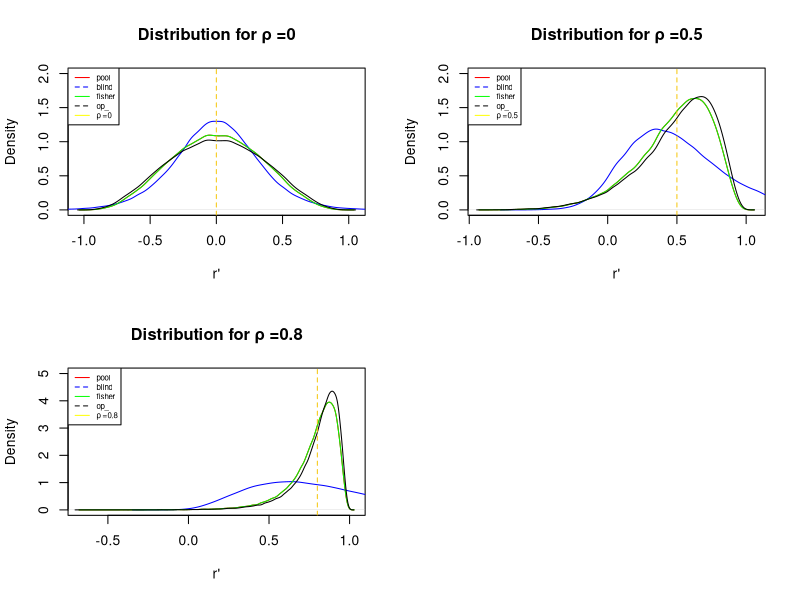

The R script that drew this image:


#### DISTRIBUTION FOR ESTIMATORS "####
##### different correlation (ρ=0, ρ=.5, ρ=.8)

######Distribution for ρ=0
set.seed(2653)
library(TeachingDemos)
library(MASS)
### K=nn is the sample size (10,50,200,1000)
k=10
################################## Etimating correlation 
COR.test <- function(nn=k,mu=c(0,0),sigma1=1,sigma2=1,rho=0.0,alp=0.05)
{
  Sigma<-matrix(c(sigma1^2,rho*sigma1*sigma2,rho*sigma1*sigma2,sigma2^2),2,2) 
  #we got problem when we replace rho by rho*sigma1*sigma2
  mvrn <- mvrnorm(nn,mu ,Sigma)
  x1 <- mvrn[,1]
  y1 <- mvrn[,2]
  
  corr<-cor(x1,y1)
  
  covar<-cov(x1,y1)
  
  
  #####r_pool#######
  r_pool<- cor(x1,y1)
  
  ####r_blind########
  r_blind<- cov(x1,y1)
  
  ######fisher####
  r_fisher<- tanh((1/2)*log((1+corr)/(1-corr)))
  
  ######r_OP###########
  r_OP<-corr+(corr)*((1-(corr)^2)/(2*(nn-3)))
  #print(corr)
  #print(covar)
  return (c(r_pool,r_blind,r_fisher,r_OP))
}
COR.test(nn=k,mu=c(0,0),sigma1=1,sigma2=1,rho=0.0,alp=0.05)


looptest <- function(loops=100000,nn=k,mu=c(0,0),sigma1=1,sigma2=1,rho=0.0,alp=0.05)
{
  restest <- matrix(0,loops,4)
  for(ii in 1:loops)
    restest[ii,] <-COR.test(nn=nn,mu=mu,sigma1=sigma1,sigma2=sigma2,rho=rho,alp=alp)    
  restest
}
looptest(loops=100000,nn=k,mu=c(0,0),sigma1=1,sigma2=1,rho=0.0,alp=0.05)
###then

corlooptest<-looptest(loops=100000,nn=k,mu=c(0,0),sigma1=1,sigma2=1,rho=0.0,alp=0.05)

pool <- corlooptest[,1]
blind <- corlooptest[,2]
fisher <- corlooptest[,3]
op <- corlooptest[,4]

par(mfrow = c(2,2))
# hist(pool  ,probability = 1,breaks = 20,xlim = c(-1,1),xlab = "r' ",main = paste("Pooled Estimate for ρ =0"))
# hist(blind ,probability = 1,breaks = 20,xlim = c(-1,1),xlab = "r' ",main = paste("Blind Estimate for ρ=0"))
# hist(fisher,probability = 1,breaks = 20,xlim = c(-1,1),xlab = "r' ",main = paste("Fisher Estimate for ρ=0"))
# hist(op    ,probability = 1,breaks = 20,xlim = c(-1,1),xlab = "r' ",main = paste("OP Estimate for ρ=0"))
#cbind(plot(density(pool),plot(density(blind)),plot(density(fisher)),plot(density(op))))

plot(density(pool),col="red",main = "Distribution for ρ =0",ylim=c(0,2) ,xlab ="r'")

lines(density(blind, adjust=1), type="l",col="blue")
lines(density(fisher, adjust=1), type="l",col="green")
lines(density(op, adjust=1), type="l",col="black")
abline(v =0.0, untf = FALSE,col=7,lty=2)
legend ("topleft",c("pool","blind","fisher","op_","ρ =0"),lwd=c(1,1),lty=1:2,col=c("red","blue","green","black","yellow"),cex =0.57)
##################################################################
#####################################################################


####Distribution for ρ=.5
COR.test <- function(nn=k,mu=c(0,0),sigma1=1,sigma2=1,rho=0.5,alp=0.05)
{
  Sigma<-matrix(c(sigma1^2,rho*sigma1*sigma2,rho*sigma1*sigma2,sigma2^2),2,2) 
  #we got problem when we replace rho by rho*sigma1*sigma2
  mvrn <- mvrnorm(nn,mu ,Sigma)
  x1 <- mvrn[,1]
  y1 <- mvrn[,2]
  
  corr<-cor(x1,y1)
  
  covar<-cov(x1,y1)
  
  
  #####r_pool#######
  r_pool<- cor(x1,y1)
  
  ####r_blind########
  r_blind<- cov(x1,y1)
  
  ######fisher####
  r_fisher<- tanh((1/2)*log((1+corr)/(1-corr)))
  
  ######r_OP###########
  r_OP<-corr+(corr)*((1-(corr)^2)/(2*(nn-3)))
  #print(corr)
  #print(covar)
  return (c(r_pool,r_blind,r_fisher,r_OP))
}
COR.test(nn=k,mu=c(0,0),sigma1=1,sigma2=1,rho=0.5,alp=0.05)


looptest <- function(loops=100000,nn=k,mu=c(0,0),sigma1=1,sigma2=1,rho=0.5,alp=0.05)
{
  restest <- matrix(0,loops,4)
  for(ii in 1:loops)
    restest[ii,] <-COR.test(nn=nn,mu=mu,sigma1=sigma1,sigma2=sigma2,rho=rho,alp=alp)    
  restest
}
looptest(loops=100000,nn=k,mu=c(0,0),sigma1=1,sigma2=1,rho=0.5,alp=0.05)

###then
corlooptest<-looptest(loops=100000,nn=k,mu=c(0,0),sigma1=1,sigma2=1,rho=0.5,alp=0.05)

pool <- corlooptest[,1]
blind <- corlooptest[,2]
fisher <- corlooptest[,3]
op <- corlooptest[,4]

#par(mfrow = c(2,2))
# hist(pool  ,probability = 1,breaks = 20,xlim = c(-1,1),xlab = "r' ",main = paste("Pooled Estimate for ρ =0.5"))
# hist(blind ,probability = 1,breaks = 20,xlim = c(-1,1),xlab = "r' ",main = paste("Blind Estimate for ρ=0.5"))
# hist(fisher,probability = 1,breaks = 20,xlim = c(-1,1),xlab = "r' ",main = paste("Fisher Estimate for ρ=0.5"))
# hist(op    ,probability = 1,breaks = 20,xlim = c(-1,1),xlab = "r' ",main = paste("OP Estimate for ρ=0.5"))
#cbind(plot(density(pool),plot(density(blind)),plot(density(fisher)),plot(density(op))))

plot(density(pool),col="red",main = "Distribution for ρ =0.5",ylim=c(0,2),xlab = "r'")

lines(density(blind, adjust=1), type="l",col="blue")
lines(density(fisher, adjust=1), type="l",col="green")
lines(density(op, adjust=1), type="l",col="black")
abline(v =0.5, untf = FALSE,col=7,lty=2)
legend ("topleft",c("pool","blind","fisher","op_","ρ =0.5"),lwd=c(1,1),lty=1:2,col=c("red","blue","green","black","yellow"),cex =0.57)
# #####################################################""
########################################################

####### Distribution for ρ=.8
COR.test <- function(nn=k,mu=c(0,0),sigma1=1,sigma2=1,rho=0.8,alp=0.05)
{
  Sigma<-matrix(c(sigma1^2,rho*sigma1*sigma2,rho*sigma1*sigma2,sigma2^2),2,2) 
  #we got problem when we replace rho by rho*sigma1*sigma2
  mvrn <- mvrnorm(nn,mu ,Sigma)
  x1 <- mvrn[,1]
  y1 <- mvrn[,2]
  
  corr<-cor(x1,y1)
  
  covar<-cov(x1,y1)
  
  
  #####r_pool#######
  r_pool<- cor(x1,y1)
  
  ####r_blind########
  r_blind<- cov(x1,y1)
  
  ######fisher####
  r_fisher<- tanh((1/2)*log((1+corr)/(1-corr)))
  
  ######r_OP###########
  r_OP<-corr+(corr)*((1-(corr)^2)/(2*(nn-3)))
  #print(corr)
  #print(covar)
  return (c(r_pool,r_blind,r_fisher,r_OP))
}
COR.test(nn=k,mu=c(0,0),sigma1=1,sigma2=1,rho=0.8,alp=0.05)


looptest <- function(loops=100000,nn=k,mu=c(0,0),sigma1=1,sigma2=1,rho=0.8,alp=0.05)
{
  restest <- matrix(0,loops,4)
  for(ii in 1:loops)
    restest[ii,] <-COR.test(nn=nn,mu=mu,sigma1=sigma1,sigma2=sigma2,rho=rho,alp=alp)    
  restest
}
looptest(loops=100000,nn=k,mu=c(0,0),sigma1=1,sigma2=1,rho=0.8,alp=0.05)
###then
corlooptest<-looptest(loops=100000,nn=k,mu=c(0,0),sigma1=1,sigma2=1,rho=0.8,alp=0.05)

pool <- corlooptest[,1]
blind <- corlooptest[,2]
fisher <- corlooptest[,3]
op <- corlooptest[,4]

#Lower bound X=0.7,0.9,0.95
#LCL<- (14/(qchisq( X ,2*k-6)))*var(estimated corr)
 
#par(mfrow = c(2,2))
# hist(pool  ,probability = 1,breaks = 10,xlim = c(-1,1),xlab = "r' ",main = paste("Pooled Estimate for ρ =0.8"))
# hist(blind ,probability = 1,breaks = 10,xlim = c(-1,1),xlab = "r' ",main = paste("Blind Estimate for ρ=0.8"))
# hist(fisher,probability = 1,breaks = 10,xlim = c(-1,1),xlab = "r' ",main = paste("Fisher Estimate for ρ=0.8"))
# hist(op    ,probability = 1,breaks = 10,xlim = c(-1,1),xlab = "r' ",main = paste("OP Estimate for ρ=0.8"))

plot(density(pool),col="red",main = "Distribution for ρ =0.8",ylim=c(0,5),xlab ="r'")

lines(density(blind, adjust=1), type="l",col="blue")
lines(density(fisher, adjust=1), type="l",col="green")
lines(density(op, adjust=1), type="l",col="black")
abline(v =0.8, untf = FALSE,col=7,lty=2)
legend ("topleft",c("pool","blind","fisher","op_","ρ =0.8"),lwd=c(1,1),lty=1:2,col=c("red","blue","green","black","yellow"),cex =0.57)
